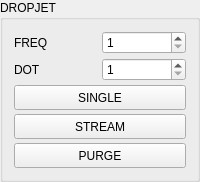
         <widget class="QGroupBox" name="DROPJET">
          <property name="title">
           <string>DROPJET</string>
          </property>
          <layout class="QVBoxLayout" name="verticalLayout_7">
           <property name="spacing">
            <number>4</number>
           </property>
           <item>
            <layout class="QHBoxLayout" name="horizontalLayout_5">
             <item>
              <widget class="QLabel" name="label_4">
               <property name="text">
                <string>FREQ</string>
               </property>
              </widget>
             </item>
             <item>
              <widget class="DoubleScale" name="dj_freq">
               <property name="decimals">
                <number>0</number>
               </property>
               <property name="minimum">
                <double>1.000000000000000</double>
               </property>
              </widget>
             </item>
            </layout>
           </item>
           <item>
            <layout class="QHBoxLayout" name="horizontalLayout_4">
             <item>
              <widget class="QLabel" name="label_5">
               <property name="text">
                <string>DOT</string>
               </property>
              </widget>
             </item>
             <item>
              <widget class="DoubleScale" name="dj_dotsize">
               <property name="decimals">
                <number>0</number>
               </property>
               <property name="minimum">
                <double>1.000000000000000</double>
               </property>
               <property name="maximum">
                <double>10.000000000000000</double>
               </property>
              </widget>
             </item>
            </layout>
           </item>
           <item>
            <widget class="PushButton" name="dj_single">
             <property name="minimumSize">
              <size>
               <width>0</width>
               <height>25</height>
              </size>
             </property>
             <property name="text">
              <string>SINGLE</string>
             </property>
            </widget>
           </item>
           <item>
            <widget class="PushButton" name="dj_stream">
             <property name="minimumSize">
              <size>
               <width>0</width>
               <height>25</height>
              </size>
             </property>
             <property name="text">
              <string>STREAM</string>
             </property>
             <property name="checkable">
              <bool>true</bool>
             </property>
            </widget>
           </item>
           <item>
            <widget class="PushButton" name="dj_purge">
             <property name="minimumSize">
              <size>
               <width>0</width>
               <height>25</height>
              </size>
             </property>
             <property name="text">
              <string>PURGE</string>
             </property>
             <property name="checkable">
              <bool>true</bool>
             </property>
            </widget>
           </item>
          </layout>
         </widget>
